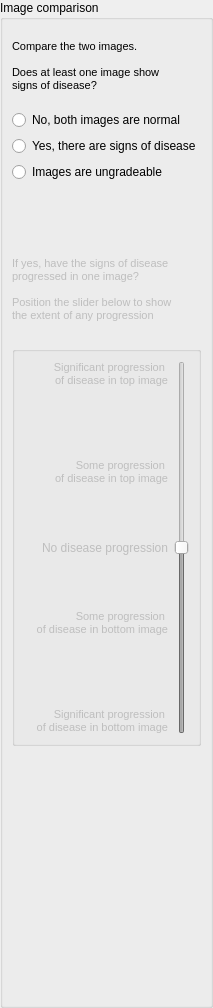
           <widget class="QWidget" name="progressionPage">
            <layout class="QVBoxLayout" name="verticalLayout_2">
             <property name="spacing">
              <number>6</number>
             </property>
             <property name="margin">
              <number>0</number>
             </property>
             <item>
              <widget class="QGroupBox" name="groupBox1">
               <property name="whatsThis">
                <string>&lt;!DOCTYPE HTML PUBLIC &quot;-//W3C//DTD HTML 4.0//EN&quot; &quot;http://www.w3.org/TR/REC-html40/strict.dtd&quot;&gt;
&lt;html&gt;&lt;head&gt;&lt;meta name=&quot;qrichtext&quot; content=&quot;1&quot; /&gt;&lt;style type=&quot;text/css&quot;&gt;
p, li { white-space: pre-wrap; }
&lt;/style&gt;&lt;/head&gt;&lt;body style=&quot; font-family:'MS Shell Dlg 2'; font-size:8.25pt; font-weight:400; font-style:normal;&quot;&gt;
&lt;p style=&quot; margin-top:0px; margin-bottom:0px; margin-left:0px; margin-right:0px; -qt-block-indent:0; text-indent:0px;&quot;&gt;&lt;span style=&quot; font-size:8pt;&quot;&gt;Vessels are marked as 'Undefined' by default to avoid any assumption of normality. Recommended guidelines for choosing a vessel size give three options:&lt;/span&gt;&lt;/p&gt;
&lt;p style=&quot;-qt-paragraph-type:empty; margin-top:0px; margin-bottom:0px; margin-left:0px; margin-right:0px; -qt-block-indent:0; text-indent:0px; font-size:8pt;&quot;&gt;&lt;/p&gt;
&lt;p style=&quot; margin-top:0px; margin-bottom:0px; margin-left:0px; margin-right:0px; -qt-block-indent:0; text-indent:0px;&quot;&gt;&lt;span style=&quot; font-size:8pt;&quot;&gt;- &lt;/span&gt;&lt;span style=&quot; font-size:8pt; font-weight:600;&quot;&gt;Normal&lt;/span&gt;&lt;span style=&quot; font-size:8pt;&quot;&gt;: less than 20 micrometres in width&lt;/span&gt;&lt;/p&gt;
&lt;p style=&quot;-qt-paragraph-type:empty; margin-top:0px; margin-bottom:0px; margin-left:0px; margin-right:0px; -qt-block-indent:0; text-indent:0px; font-size:8pt;&quot;&gt;&lt;/p&gt;
&lt;p style=&quot; margin-top:0px; margin-bottom:0px; margin-left:0px; margin-right:0px; -qt-block-indent:0; text-indent:0px;&quot;&gt;&lt;span style=&quot; font-size:8pt;&quot;&gt;- &lt;/span&gt;&lt;span style=&quot; font-size:8pt; font-weight:600;&quot;&gt;Enlarged&lt;/span&gt;&lt;span style=&quot; font-size:8pt;&quot;&gt;: between 20 and 50 micrometres in width&lt;/span&gt;&lt;/p&gt;
&lt;p style=&quot;-qt-paragraph-type:empty; margin-top:0px; margin-bottom:0px; margin-left:0px; margin-right:0px; -qt-block-indent:0; text-indent:0px; font-size:8pt;&quot;&gt;&lt;/p&gt;
&lt;p style=&quot; margin-top:0px; margin-bottom:0px; margin-left:0px; margin-right:0px; -qt-block-indent:0; text-indent:0px;&quot;&gt;&lt;span style=&quot; font-size:8pt;&quot;&gt;- &lt;/span&gt;&lt;span style=&quot; font-size:8pt; font-weight:600;&quot;&gt;Giant&lt;/span&gt;&lt;span style=&quot; font-size:8pt;&quot;&gt;: more than 50 micrometres in width&lt;/span&gt;&lt;/p&gt;&lt;/body&gt;&lt;/html&gt;</string>
               </property>
               <property name="title">
                <string>Image comparison</string>
               </property>
               <layout class="QVBoxLayout" name="verticalLayout_4">
                <item>
                 <widget class="QLabel" name="normalLabel">
                  <property name="minimumSize">
                   <size>
                    <width>0</width>
                    <height>75</height>
                   </size>
                  </property>
                  <property name="text">
                   <string>&lt;!DOCTYPE HTML PUBLIC &quot;-//W3C//DTD HTML 4.0//EN&quot; &quot;http://www.w3.org/TR/REC-html40/strict.dtd&quot;&gt;
&lt;html&gt;&lt;head&gt;&lt;meta name=&quot;qrichtext&quot; content=&quot;1&quot; /&gt;&lt;style type=&quot;text/css&quot;&gt;
p, li { white-space: pre-wrap; }
&lt;/style&gt;&lt;/head&gt;&lt;body style=&quot; font-family:'MS Shell Dlg 2'; font-size:8.25pt; font-weight:400; font-style:normal;&quot;&gt;
&lt;p style=&quot; margin-top:0px; margin-bottom:0px; margin-left:0px; margin-right:0px; -qt-block-indent:0; text-indent:0px;&quot;&gt;&lt;span style=&quot; font-size:8pt;&quot;&gt;Compare the two images.&lt;/span&gt;&lt;/p&gt;
&lt;p style=&quot;-qt-paragraph-type:empty; margin-top:0px; margin-bottom:0px; margin-left:0px; margin-right:0px; -qt-block-indent:0; text-indent:0px; font-size:8pt;&quot;&gt;&lt;/p&gt;
&lt;p style=&quot; margin-top:0px; margin-bottom:0px; margin-left:0px; margin-right:0px; -qt-block-indent:0; text-indent:0px;&quot;&gt;&lt;span style=&quot; font-size:8pt;&quot;&gt;Does at least one image show&lt;/span&gt;&lt;/p&gt;
&lt;p style=&quot; margin-top:0px; margin-bottom:0px; margin-left:0px; margin-right:0px; -qt-block-indent:0; text-indent:0px;&quot;&gt;&lt;span style=&quot; font-size:8pt;&quot;&gt;signs of disease?&lt;/span&gt;&lt;/p&gt;&lt;/body&gt;&lt;/html&gt;</string>
                  </property>
                  <property name="alignment">
                   <set>Qt::AlignLeading|Qt::AlignLeft|Qt::AlignVCenter</set>
                  </property>
                 </widget>
                </item>
                <item>
                 <widget class="QRadioButton" name="imagesNormalRadio">
                  <property name="text">
                   <string>No, both images are normal</string>
                  </property>
                  <property name="checked">
                   <bool>false</bool>
                  </property>
                  <property name="autoExclusive">
                   <bool>false</bool>
                  </property>
                 </widget>
                </item>
                <item>
                 <widget class="QRadioButton" name="imagesAbnormalRadio">
                  <property name="text">
                   <string>Yes, there are signs of disease</string>
                  </property>
                  <property name="checked">
                   <bool>false</bool>
                  </property>
                  <property name="autoExclusive">
                   <bool>false</bool>
                  </property>
                 </widget>
                </item>
                <item>
                 <widget class="QRadioButton" name="imagesUngradeableRadio">
                  <property name="text">
                   <string>Images are ungradeable</string>
                  </property>
                  <property name="checked">
                   <bool>false</bool>
                  </property>
                  <property name="autoExclusive">
                   <bool>false</bool>
                  </property>
                 </widget>
                </item>
                <item>
                 <spacer name="verticalSpacer_7">
                  <property name="orientation">
                   <enum>Qt::Vertical</enum>
                  </property>
                  <property name="sizeType">
                   <enum>QSizePolicy::Expanding</enum>
                  </property>
                  <property name="sizeHint" stdset="0">
                   <size>
                    <width>175</width>
                    <height>52</height>
                   </size>
                  </property>
                 </spacer>
                </item>
                <item>
                 <widget class="QLabel" name="progressionLabel">
                  <property name="enabled">
                   <bool>false</bool>
                  </property>
                  <property name="minimumSize">
                   <size>
                    <width>0</width>
                    <height>100</height>
                   </size>
                  </property>
                  <property name="text">
                   <string>&lt;!DOCTYPE HTML PUBLIC &quot;-//W3C//DTD HTML 4.0//EN&quot; &quot;http://www.w3.org/TR/REC-html40/strict.dtd&quot;&gt;
&lt;html&gt;&lt;head&gt;&lt;meta name=&quot;qrichtext&quot; content=&quot;1&quot; /&gt;&lt;style type=&quot;text/css&quot;&gt;
p, li { white-space: pre-wrap; }
&lt;/style&gt;&lt;/head&gt;&lt;body style=&quot; font-family:'MS Shell Dlg 2'; font-size:8.25pt; font-weight:400; font-style:normal;&quot;&gt;
&lt;p style=&quot; margin-top:0px; margin-bottom:0px; margin-left:0px; margin-right:0px; -qt-block-indent:0; text-indent:0px;&quot;&gt;&lt;span style=&quot; font-size:8pt;&quot;&gt;If yes, have the signs of disease&lt;/span&gt;&lt;/p&gt;
&lt;p style=&quot; margin-top:0px; margin-bottom:0px; margin-left:0px; margin-right:0px; -qt-block-indent:0; text-indent:0px;&quot;&gt;&lt;span style=&quot; font-size:8pt;&quot;&gt;progressed in one image?&lt;/span&gt;&lt;/p&gt;
&lt;p style=&quot;-qt-paragraph-type:empty; margin-top:0px; margin-bottom:0px; margin-left:0px; margin-right:0px; -qt-block-indent:0; text-indent:0px; font-size:8pt;&quot;&gt;&lt;/p&gt;
&lt;p style=&quot; margin-top:0px; margin-bottom:0px; margin-left:0px; margin-right:0px; -qt-block-indent:0; text-indent:0px;&quot;&gt;&lt;span style=&quot; font-size:8pt;&quot;&gt;Position the slider below to show&lt;/span&gt;&lt;/p&gt;
&lt;p style=&quot; margin-top:0px; margin-bottom:0px; margin-left:0px; margin-right:0px; -qt-block-indent:0; text-indent:0px;&quot;&gt;&lt;span style=&quot; font-size:8pt;&quot;&gt;the extent of any progression&lt;/span&gt;&lt;/p&gt;&lt;/body&gt;&lt;/html&gt;</string>
                  </property>
                  <property name="alignment">
                   <set>Qt::AlignLeading|Qt::AlignLeft|Qt::AlignVCenter</set>
                  </property>
                 </widget>
                </item>
                <item>
                 <widget class="QGroupBox" name="progressionBox">
                  <property name="enabled">
                   <bool>false</bool>
                  </property>
                  <property name="minimumSize">
                   <size>
                    <width>0</width>
                    <height>400</height>
                   </size>
                  </property>
                  <layout class="QGridLayout" name="gridLayout_5">
                   <item row="0" column="0">
                    <widget class="QLabel" name="progressionLabel_m2">
                     <property name="minimumSize">
                      <size>
                       <width>0</width>
                       <height>30</height>
                      </size>
                     </property>
                     <property name="text">
                      <string>&lt;!DOCTYPE HTML PUBLIC &quot;-//W3C//DTD HTML 4.0//EN&quot; &quot;http://www.w3.org/TR/REC-html40/strict.dtd&quot;&gt;
&lt;html&gt;&lt;head&gt;&lt;meta name=&quot;qrichtext&quot; content=&quot;1&quot; /&gt;&lt;style type=&quot;text/css&quot;&gt;
p, li { white-space: pre-wrap; }
&lt;/style&gt;&lt;/head&gt;&lt;body style=&quot; font-family:'MS Shell Dlg 2'; font-size:8.25pt; font-weight:400; font-style:normal;&quot;&gt;
&lt;p style=&quot; margin-top:0px; margin-bottom:0px; margin-left:0px; margin-right:0px; -qt-block-indent:0; text-indent:0px;&quot;&gt;&lt;span style=&quot; font-size:8pt;&quot;&gt;Significant progression &lt;/span&gt;&lt;/p&gt;
&lt;p style=&quot; margin-top:0px; margin-bottom:0px; margin-left:0px; margin-right:0px; -qt-block-indent:0; text-indent:0px;&quot;&gt;&lt;span style=&quot; font-size:8pt;&quot;&gt;of disease in top image&lt;/span&gt;&lt;/p&gt;&lt;/body&gt;&lt;/html&gt;</string>
                     </property>
                     <property name="alignment">
                      <set>Qt::AlignRight|Qt::AlignTop|Qt::AlignTrailing</set>
                     </property>
                    </widget>
                   </item>
                   <item row="0" column="1" rowspan="5">
                    <widget class="QSlider" name="progressionSlider">
                     <property name="minimumSize">
                      <size>
                       <width>0</width>
                       <height>0</height>
                      </size>
                     </property>
                     <property name="minimum">
                      <number>-2</number>
                     </property>
                     <property name="maximum">
                      <number>2</number>
                     </property>
                     <property name="pageStep">
                      <number>1</number>
                     </property>
                     <property name="value">
                      <number>0</number>
                     </property>
                     <property name="sliderPosition">
                      <number>0</number>
                     </property>
                     <property name="tracking">
                      <bool>false</bool>
                     </property>
                     <property name="orientation">
                      <enum>Qt::Vertical</enum>
                     </property>
                    </widget>
                   </item>
                   <item row="1" column="0">
                    <widget class="QLabel" name="progressionLabel_m1">
                     <property name="minimumSize">
                      <size>
                       <width>0</width>
                       <height>30</height>
                      </size>
                     </property>
                     <property name="text">
                      <string>&lt;!DOCTYPE HTML PUBLIC &quot;-//W3C//DTD HTML 4.0//EN&quot; &quot;http://www.w3.org/TR/REC-html40/strict.dtd&quot;&gt;
&lt;html&gt;&lt;head&gt;&lt;meta name=&quot;qrichtext&quot; content=&quot;1&quot; /&gt;&lt;style type=&quot;text/css&quot;&gt;
p, li { white-space: pre-wrap; }
&lt;/style&gt;&lt;/head&gt;&lt;body style=&quot; font-family:'MS Shell Dlg 2'; font-size:8.25pt; font-weight:400; font-style:normal;&quot;&gt;
&lt;p style=&quot; margin-top:0px; margin-bottom:0px; margin-left:0px; margin-right:0px; -qt-block-indent:0; text-indent:0px;&quot;&gt;&lt;span style=&quot; font-size:8pt;&quot;&gt;Some progression &lt;/span&gt;&lt;/p&gt;
&lt;p style=&quot; margin-top:0px; margin-bottom:0px; margin-left:0px; margin-right:0px; -qt-block-indent:0; text-indent:0px;&quot;&gt;&lt;span style=&quot; font-size:8pt;&quot;&gt;of disease in top image&lt;/span&gt;&lt;/p&gt;&lt;/body&gt;&lt;/html&gt;</string>
                     </property>
                     <property name="alignment">
                      <set>Qt::AlignRight|Qt::AlignTrailing|Qt::AlignVCenter</set>
                     </property>
                    </widget>
                   </item>
                   <item row="2" column="0">
                    <widget class="QLabel" name="progressionLabel_0">
                     <property name="minimumSize">
                      <size>
                       <width>0</width>
                       <height>30</height>
                      </size>
                     </property>
                     <property name="text">
                      <string>No disease progression</string>
                     </property>
                     <property name="alignment">
                      <set>Qt::AlignRight|Qt::AlignTrailing|Qt::AlignVCenter</set>
                     </property>
                    </widget>
                   </item>
                   <item row="3" column="0">
                    <widget class="QLabel" name="progressionLabel_p1">
                     <property name="minimumSize">
                      <size>
                       <width>0</width>
                       <height>30</height>
                      </size>
                     </property>
                     <property name="text">
                      <string>&lt;!DOCTYPE HTML PUBLIC &quot;-//W3C//DTD HTML 4.0//EN&quot; &quot;http://www.w3.org/TR/REC-html40/strict.dtd&quot;&gt;
&lt;html&gt;&lt;head&gt;&lt;meta name=&quot;qrichtext&quot; content=&quot;1&quot; /&gt;&lt;style type=&quot;text/css&quot;&gt;
p, li { white-space: pre-wrap; }
&lt;/style&gt;&lt;/head&gt;&lt;body style=&quot; font-family:'MS Shell Dlg 2'; font-size:8.25pt; font-weight:400; font-style:normal;&quot;&gt;
&lt;p style=&quot; margin-top:0px; margin-bottom:0px; margin-left:0px; margin-right:0px; -qt-block-indent:0; text-indent:0px;&quot;&gt;&lt;span style=&quot; font-size:8pt;&quot;&gt;Some progression &lt;/span&gt;&lt;/p&gt;
&lt;p style=&quot; margin-top:0px; margin-bottom:0px; margin-left:0px; margin-right:0px; -qt-block-indent:0; text-indent:0px;&quot;&gt;&lt;span style=&quot; font-size:8pt;&quot;&gt;of disease in bottom image&lt;/span&gt;&lt;/p&gt;&lt;/body&gt;&lt;/html&gt;</string>
                     </property>
                     <property name="alignment">
                      <set>Qt::AlignRight|Qt::AlignTrailing|Qt::AlignVCenter</set>
                     </property>
                    </widget>
                   </item>
                   <item row="4" column="0">
                    <widget class="QLabel" name="progressionLabel_p2">
                     <property name="minimumSize">
                      <size>
                       <width>0</width>
                       <height>30</height>
                      </size>
                     </property>
                     <property name="text">
                      <string>&lt;!DOCTYPE HTML PUBLIC &quot;-//W3C//DTD HTML 4.0//EN&quot; &quot;http://www.w3.org/TR/REC-html40/strict.dtd&quot;&gt;
&lt;html&gt;&lt;head&gt;&lt;meta name=&quot;qrichtext&quot; content=&quot;1&quot; /&gt;&lt;style type=&quot;text/css&quot;&gt;
p, li { white-space: pre-wrap; }
&lt;/style&gt;&lt;/head&gt;&lt;body style=&quot; font-family:'MS Shell Dlg 2'; font-size:8.25pt; font-weight:400; font-style:normal;&quot;&gt;
&lt;p style=&quot; margin-top:0px; margin-bottom:0px; margin-left:0px; margin-right:0px; -qt-block-indent:0; text-indent:0px;&quot;&gt;&lt;span style=&quot; font-size:8pt;&quot;&gt;Significant progression &lt;/span&gt;&lt;/p&gt;
&lt;p style=&quot; margin-top:0px; margin-bottom:0px; margin-left:0px; margin-right:0px; -qt-block-indent:0; text-indent:0px;&quot;&gt;&lt;span style=&quot; font-size:8pt;&quot;&gt;of disease in bottom image&lt;/span&gt;&lt;/p&gt;&lt;/body&gt;&lt;/html&gt;</string>
                     </property>
                     <property name="alignment">
                      <set>Qt::AlignBottom|Qt::AlignRight|Qt::AlignTrailing</set>
                     </property>
                    </widget>
                   </item>
                  </layout>
                 </widget>
                </item>
                <item>
                 <spacer name="verticalSpacer_9">
                  <property name="orientation">
                   <enum>Qt::Vertical</enum>
                  </property>
                  <property name="sizeType">
                   <enum>QSizePolicy::Expanding</enum>
                  </property>
                  <property name="sizeHint" stdset="0">
                   <size>
                    <width>83</width>
                    <height>250</height>
                   </size>
                  </property>
                 </spacer>
                </item>
               </layout>
              </widget>
             </item>
            </layout>
           </widget>
